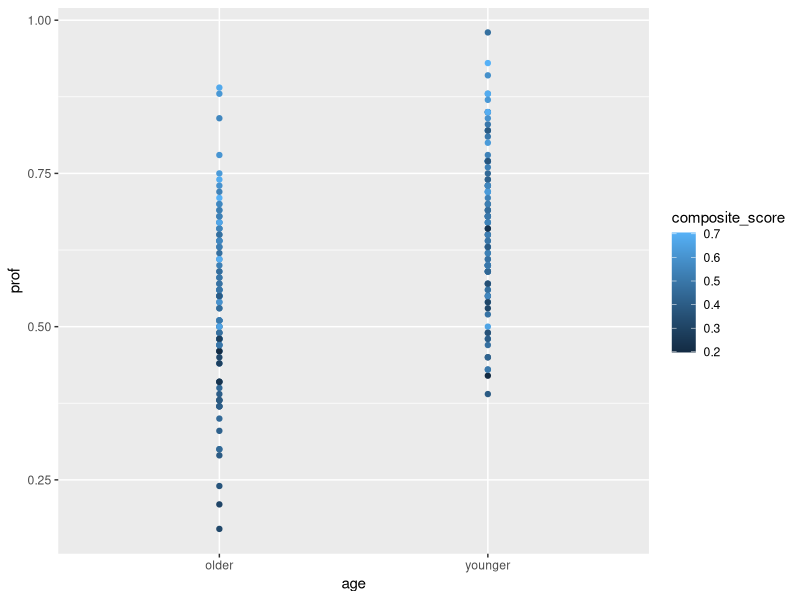

Source code (R):
## ---- chunk 1
knitr::opts_chunk$set(echo = TRUE)
## ---- chunk 2
library(tidyverse)

my_lang_data_raw <- read_csv("./data_raw/pa_5_data/lang_data_raw.csv")
head(my_lang_data_raw)
## ---- chunk 3

my_tidy_data <- my_lang_data_raw%>%
  separate(., col = id, into = c('group', 'gender', 'age'), sep = "_")
  

my_tidy_data$composite_score <- log(my_tidy_data$iq / 80) + log(my_tidy_data$motivation)
head(my_tidy_data)
## ---- chunk 4
my_tidy_data %>%
  group_by(.,age) %>%
  summarize(.,mean_score = mean(prof), sd_score = sd(prof),
            mean_exp =mean(composite_score), sd_exp = sd(composite_score))
## ---- chunk 5

my_mod <-lm(prof ~age, data = my_tidy_data)
  summary(my_mod)$coef
## ---- chunk 6
my_tidy_data %>% 
  select(., age, prof, composite_score) %>%
  ggplot(., aes(x = age, y = prof, color = composite_score)) +
  geom_point() +
  geom_smooth(method= 'lm')
## ---- chunk 7
mod_nul <- lm(prof ~1, data = my_tidy_data)
summary(mod_nul)
## ---- chunk 8
mod_cat <-lm(prof ~ age, data = my_tidy_data)
summary(mod_cat)
## ---- chunk 9
mod_con <-lm(prof ~ age + composite_score, data = my_tidy_data)
summary(mod_con)
## ---- chunk 10
mod_int <-lm(prof ~ age * composite_score, data = my_tidy_data)
summary(mod_int)
## ---- chunk 11
anova(mod_nul, mod_cat, mod_con, mod_int)

